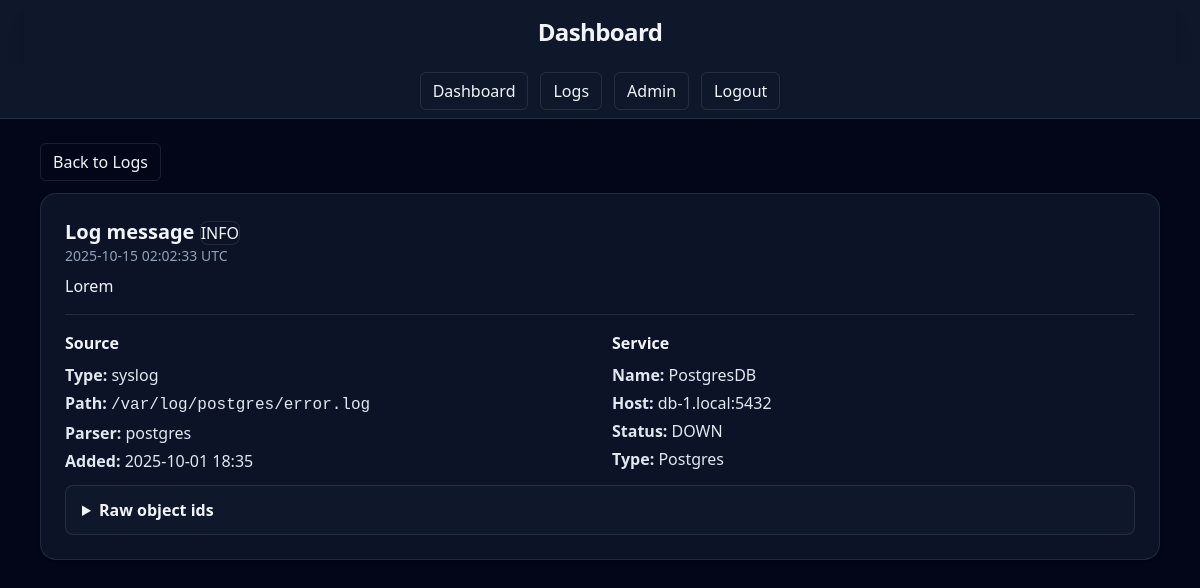
Screenshot of /logs/13 (signed in) with the database file from the repository.
### logging_app/models.py (models this page shows, shortened)
class LogEvent(models.Model):
    source = models.ForeignKey(LogSource, on_delete=models.CASCADE, related_name='events')
    timestamp = models.DateTimeField()
    level = models.CharField(max_length=16) # error, info, warn, critical, etc
    message = models.TextField()

class LogSource(models.Model):
    service_id = models.ForeignKey(Service, on_delete=models.CASCADE, related_name='logs')
    source_type = models.CharField(max_length=16)
    path = models.TextField() # Where the log comes from
    parser = models.CharField(max_length=128, blank=True) # For future processing, what format is the log in?
    created_at = models.DateTimeField(auto_now_add=True)

### monitoring/models.py (models this page shows, shortened)
class Service(models.Model):
    STATUS_CHOICES = (
        ("UP", 'Up'),
        ("DOWN", 'Down'),
        ("UNKNOWN", 'Unknown'),
    )
    server = models.ForeignKey(Server, on_delete=models.PROTECT, related_name='services')
    type = models.ForeignKey(ServiceType, on_delete=models.PROTECT, related_name='services')
    name = models.CharField(max_length=128)
    hostname = models.CharField(max_length=255)
    port = models.PositiveIntegerField()
    status = models.CharField(max_length=16,choices=STATUS_CHOICES, default="UNKNOWN", blank=True)
    config = models.JSONField(default=dict, blank=True)
    created_at = models.DateTimeField(auto_now_add=True)

class ServiceType(models.Model):
    name = models.CharField(max_length=255,unique=True)
    description = models.TextField(blank=True)
    def __str__(self):
        return self.name

### logging_app/views.py (the view)
# urls.py: path('logs/<int:primary_key>',LogDetailView.as_view(),
class LogDetailView(LoginRequiredMixin,View):
    def get(self, request, primary_key):
        log = get_object_or_404(LogEvent, pk=primary_key)
        source = log.source
        service = log.source.service_id
        return render(
            request,
            'logging_app_view/log_details.html',
            {
                'log': log,
                'source': source,
                'service': service
            }
        )

### templates/logging_app_view/log_details.html (shortened to what this page needs)
{% extends "base.html" %}
{% block main_content %}
    <a href="{% url 'logs' %}"
       class="inline-flex items-center rounded-md border border-white/10 px-3 py-1.5 hover:bg-slate-800">Back to
        Logs</a>
    <article class="mt-3 rounded-2xl border border-white/10 bg-slate-900/80 p-6 shadow">
        <header class="mb-2">
            <h3 class="m-0 text-xl py-.5 font-semibold">
                Log message
                <small class="align-middle rounded-lg border border-white/10 text-md font-medium">
                    {{ log.level|upper }}
                </small>
            </h3>
            <p class="m-0 text-sm text-slate-400">{{ log.timestamp|date:"Y-m-d H:i:s T" }}</p>
        </header>
        <section class="text-slate-100">
            {{ log.message }}
        </section>
        <hr class="my-4 border-white/10">
        <section class="grid gap-6 md:grid-cols-2">
            <div>
                <h4 class="mb-2 font-semibold">Source</h4>
                <ul class="space-y-1 text-slate-200">
                    <li><strong>Type:</strong> {{ source.source_type }}</li>
                    <li><strong>Path:</strong> <code>{{ source.path }}</code></li>
                    <li><strong>Parser:</strong> {{ source.parser|default:"none" }}</li>
                    <li><strong>Added:</strong> {{ source.created_at|date:"Y-m-d H:i" }}</li>
                </ul>
            </div>
            <div>
                <h4 class="mb-2 font-semibold">Service</h4>
                <ul class="space-y-1 text-slate-200">
                    <li><strong>Name:</strong> {{ service.name }}</li>
                    <li><strong>Host:</strong> {{ service.hostname }}:{{ service.port }}</li>
                    <li><strong>Status:</strong> {{ service.status }}</li>
                    <li><strong>Type:</strong> {{ service.type }}</li>
                </ul>
            </div>
        </section>
        <details class="mt-3 rounded-lg border border-white/10 bg-slate-900 px-4 py-3">
            <summary class="cursor-pointer font-semibold">Raw object ids</summary>
        </details>
    </article>
{% endblock %}

### rows the page displays
LogEvent: level "INFO", timestamp "2025-10-15 02:02:33 UTC", message "Lorem"
LogSource: source_type "syslog", path "/var/log/postgres/error.log", parser "postgres", created_at "2025-10-01 18:35"
Service: name "PostgresDB", hostname "db-1.local", port "5432", status "DOWN", type "Postgres"
